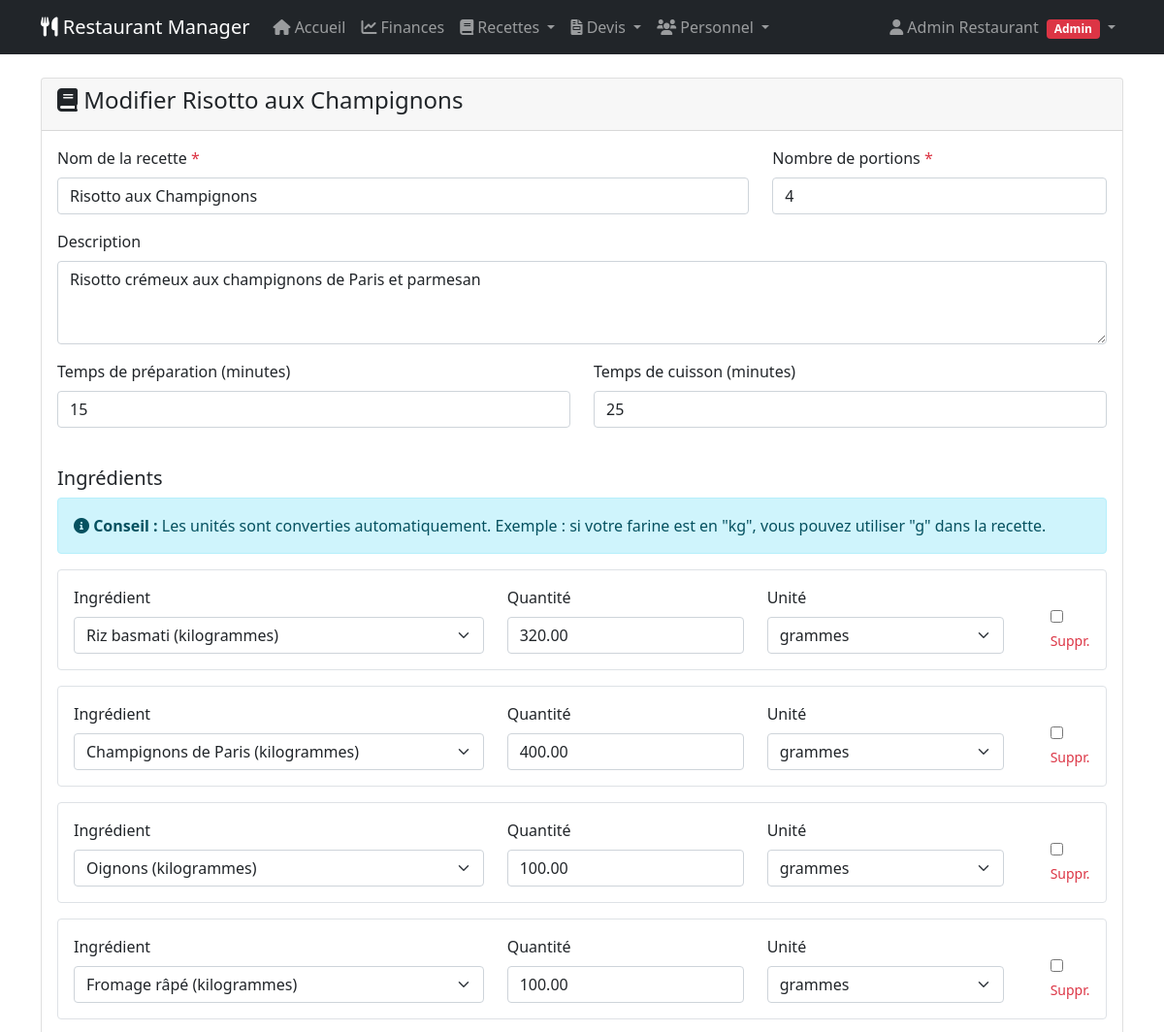
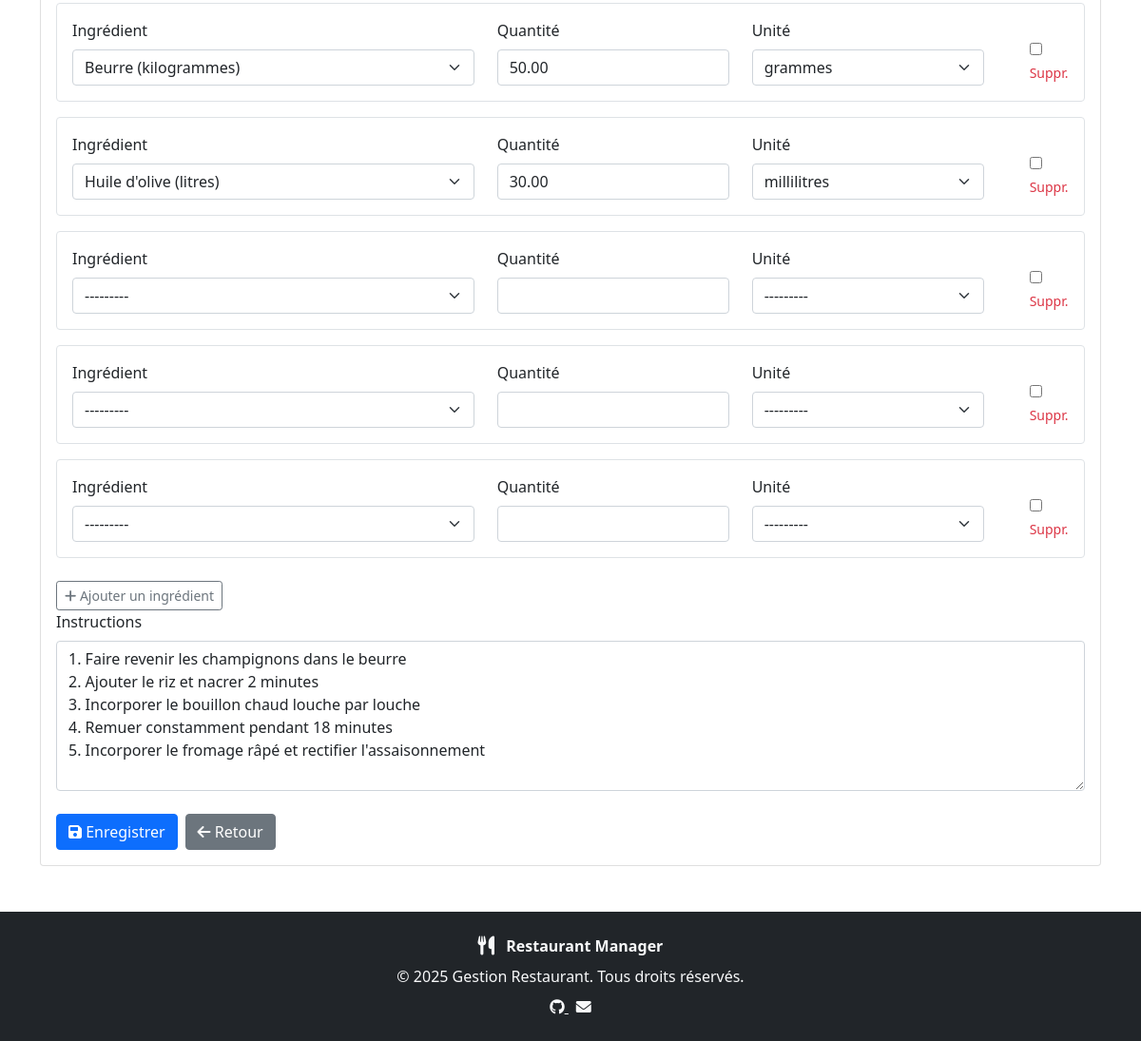
Page /recettes/2/modifier/ (signed in) on the committed database (2 pictures, top to bottom).
### recipes/models.py (models this page shows, shortened)
class Recipe(models.Model):
    name = models.CharField(max_length=200, verbose_name="Nom de la recette")
    description = models.TextField(blank=True, verbose_name="Description")
    servings = models.PositiveIntegerField(default=1, verbose_name="Nombre de portions")
    preparation_time = models.PositiveIntegerField(
        blank=True, null=True,
        verbose_name="Temps de préparation (minutes)"
    )
    cooking_time = models.PositiveIntegerField(
        blank=True, null=True,
        verbose_name="Temps de cuisson (minutes)"
    )
    instructions = models.TextField(blank=True, verbose_name="Instructions")
    created_at = models.DateTimeField(auto_now_add=True)
    updated_at = models.DateTimeField(auto_now=True)
    class Meta:
        verbose_name = "Recette"
        verbose_name_plural = "Recettes"
        ordering = ['-created_at']

### recipes/views.py (the view)
# urls.py: path('<int:pk>/modifier/', views.recipe_update, name='update'),
@manager_required
def recipe_update(request, pk):
    recipe = get_object_or_404(Recipe, pk=pk)
    if request.method == 'POST':
        form = RecipeForm(request.POST, instance=recipe)
        formset = RecipeIngredientFormSet(request.POST, instance=recipe)
        if form.is_valid() and formset.is_valid():
            recipe = form.save()
            formset.save()
            messages.success(request, f'Recette "{recipe.name}" modifiée avec succès!')
            return redirect('recipes:detail', pk=recipe.pk)
    else:
        form = RecipeForm(instance=recipe)
        formset = RecipeIngredientFormSet(instance=recipe)
    return render(request, 'recipes/recipe_form.html', {
        'form': form,
        'formset': formset,
        'title': f'Modifier {recipe.name}',
        'recipe': recipe
    })

### recipes/models.py (called while the page is built)
    def __str__(self):
        return f"{self.name} ({self.get_unit_display()})"

### templates/recipes/recipe_form.html (shortened to what this page needs)
{% extends 'base.html' %}  {% block content %}
<div class="card">
  <div class="card-header">
    <h4><i class="fas fa-book"></i> {{ title }}</h4>
  </div>
  <div class="card-body">
    <form method="post">
      <div class="row">
        <div class="col-md-8">
          <div class="mb-3">
            <label for="{{ form.name.id_for_label }}" class="form-label">
              {{ form.name.label }} <span class="text-danger">*</span>
            </label>
            {{ form.name }}
          </div>
        </div>
        <div class="col-md-4">
          <div class="mb-3">
            <label for="{{ form.servings.id_for_label }}" class="form-label">
              {{ form.servings.label }} <span class="text-danger">*</span>
            </label>
            {{ form.servings }}
          </div>
        </div>
      </div>
      <div class="mb-3">
        <label for="{{ form.description.id_for_label }}" class="form-label">
          {{ form.description.label }}
        </label>
        {{ form.description }}
      </div>
      <div class="row">
        <div class="col-md-6">
          <div class="mb-3">
            <label
              for="{{ form.preparation_time.id_for_label }}"
              class="form-label"
            >
              {{ form.preparation_time.label }}
            </label>
            {{ form.preparation_time }}
          </div>
        </div>
        <div class="col-md-6">
          <div class="mb-3">
            <label
              for="{{ form.cooking_time.id_for_label }}"
              class="form-label"
            >
              {{ form.cooking_time.label }}
            </label>
            {{ form.cooking_time }}
          </div>
        </div>
      </div>
      <h5 class="mt-4">Ingrédients</h5>
      <div class="alert alert-info">
        <i class="fas fa-info-circle"></i>
        <strong>Conseil :</strong> Les unités sont converties automatiquement.
        Exemple : si votre farine est en "kg", vous pouvez utiliser "g" dans la
        recette.
      </div>
      <div id="ingredient-formset">
        {% for form in formset %}
        <div class="ingredient-form border rounded p-3 mb-3">
          <div class="row">
            <div class="col-md-5">
              <label class="form-label">Ingrédient</label>
              {{ form.ingredient }}
            </div>
            <div class="col-md-3">
              <label class="form-label">Quantité</label>
              {{ form.quantity }}
            </div>
            <div class="col-md-3">
              <label class="form-label">Unité</label>
              {{ form.unit }}
            </div>
            <div class="col-md-1 d-flex align-items-end">
              {% if form.DELETE %}
              <div class="form-check">
                {{ form.DELETE }}
                <label class="form-check-label text-danger small">Suppr.</label>
              </div>
              {% endif %}
            </div>
          </div>
        </div>
        {% endfor %}
      </div>
      <div class="mb-4">
        <label for="{{ form.instructions.id_for_label }}" class="form-label">
          {{ form.instructions.label }}
        </label>
        {{ form.instructions }}
      </div>
      <div class="d-flex gap-2">
        <button type="submit" class="btn btn-primary">
          <i class="fas fa-save"></i> Enregistrer
        </button>
        <a href="{% url 'recipes:list' %}" class="btn btn-secondary">
          <i class="fas fa-arrow-left"></i> Retour
        </a>
      </div>
    </form>
  </div>
</div>
{% endblock %}

### templates/base.html (shortened to what this page needs)
<!DOCTYPE html>
<html lang="fr">
  <head>
    <link
      href="https://cdn.jsdelivr.net/npm/bootstrap@5.1.3/dist/css/bootstrap.min.css"
      rel="stylesheet"
    />
    <link
      href="https://cdnjs.cloudflare.com/ajax/libs/font-awesome/6.0.0/css/all.min.css"
      rel="stylesheet"
    />
  </head>
  <body>
    <nav class="navbar navbar-expand-lg navbar-dark bg-dark">
      <div class="container">
        <a class="navbar-brand" href="{% url 'dashboard:dashboard' %}">
          <i class="fas fa-utensils"></i> Restaurant Manager
        </a>
        <div class="collapse navbar-collapse" id="navbarNav">
          {% if user.is_authenticated %}
          <ul class="navbar-nav me-auto">
            <li class="nav-item">
              <a class="nav-link" href="{% url 'dashboard:dashboard' %}">
                <i class="fas fa-home"></i> Accueil
              </a>
            </li>
            <li class="nav-item">
              <a class="nav-link" href="{% url 'finances:dashboard' %}">
                <i class="fas fa-chart-line"></i> Finances
              </a>
            </li>
            {% if user.is_superuser or user.groups.filter.name == 'Managers' %}
              <li class="nav-item dropdown">
                <a
                  class="nav-link dropdown-toggle"
                  href="#"
                  id="recipesDropdown"
                  role="button"
                  data-bs-toggle="dropdown"
                >
                  <i class="fas fa-book"></i> Recettes
                </a>
              </li>
            {% endif %}
            {% if user.is_superuser or user.groups.filter.name == 'Managers' %}
              <li class="nav-item dropdown">
                <a
                  class="nav-link dropdown-toggle"
                  href="#"
                  id="quotesDropdown"
                  role="button"
                  data-bs-toggle="dropdown"
                >
                  <i class="fas fa-file-invoice"></i> Devis
                </a>
              </li>
            {% endif %}
            <li class="nav-item dropdown">
              <a
                class="nav-link dropdown-toggle"
                href="#"
                id="staffDropdown"
                role="button"
                data-bs-toggle="dropdown"
              >
                <i class="fas fa-users"></i> Personnel
              </a>
            </li>
          </ul>
          <ul class="navbar-nav">
            <li class="nav-item dropdown">
              <a
                class="nav-link dropdown-toggle"
                href="#"
                id="userDropdown"
                role="button"
                data-bs-toggle="dropdown"
              >
                <i class="fas fa-user"></i>
                {{ user.get_full_name|default:user.username }}
                {% if user.is_superuser %}
                  <span class="badge bg-danger ms-1">Admin</span>
                  {% elif user.groups.filter.name == 'Managers' %}
                  <span class="badge bg-warning ms-1">Manager</span>
                  {% elif user.groups.filter.name == 'Employees' %}
                  <span class="badge bg-info ms-1">Employé</span>
                {% endif %}
              </a>
            </li>
          </ul>
          {% endif %}
        </div>
      </div>
    </nav>
    <div class="container mt-4">{% block content %} {% endblock %}</div>
    <footer class="bg-dark text-light mt-5 py-4">
      <div class="container text-center">
        <div class="mb-2">
          <i class="fas fa-utensils fa-lg me-2"></i>
          <span class="fw-bold">Restaurant Manager</span>
        </div>
        <div class="mb-2">
          &copy; {{ now|default:2025 }} Gestion Restaurant. Tous droits réservés.
        </div>
        <div>
          <a href="https://github.com/andrewarnaud1/mymanager" class="text-light me-2" target="_blank" rel="noopener">
            <i class="fab fa-github"></i>
          </a>
          <a href="mailto:contact@restaurant.com" class="text-light">
            <i class="fas fa-envelope"></i>
          </a>
        </div>
      </div>
    </footer>
  </body>
</html>

### rows in the picture
Recipe: name "Risotto aux Champignons", servings "4", description "Risotto crémeux aux champignons de Paris et parmesan", preparation_time "15", cooking_time "25", instructions "1. Faire revenir les champignons dans le beurre 2. Ajouter le riz et nacrer 2 minutes 3. Incorporer le bouillon chaud louche par louche 4. Remuer constamment pendant 18 minutes 5. Incorporer le fromage râpé et rectifier l'assaisonnement"

### other values in the picture
{{ user.get_full_name|default:user.username }} "Admin Restaurant"
{{ title }} "Modifier Risotto aux Champignons"
{{ now|default:2025 }} "2025"
